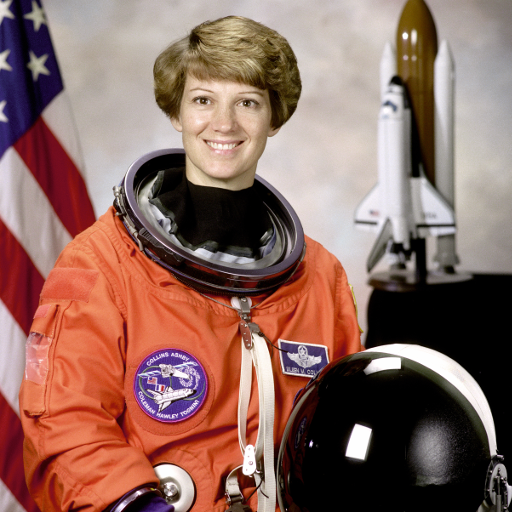
#> input picture skimage.data.astronaut(), 512 x 512 px
$ jupyter execute --allow-errors P5_Mario_Lauren.ipynb   (shell and % lines are left out)   (older library calls are emulated)
#> lines starting #> are read from the running program, lines starting #| are printed output that depends on the picture
<a href="https://colab.research.google.com/github/mario-rot/ComputerVisionCourse-MAI/blob/main/Session%205/P5_Mario_Lauren.ipynb" target="_parent"></a>

# Laboratory #2_2 : Corner detection and ORB

At the end of this laboratory, you would get familiarized with

*   Corner Detection using FAST and Harris Corners
*   ORB feature detectors and descriptors

**Remember this is a graded exercise.**

*   For every plot, make sure you provide appropriate titles, axis labels, legends, wherever applicable.
*   Create reusable functions where ever possible, so that the code could be reused at different places.
*   Mount your drive to access the images.
*   Add sufficient comments and explanations wherever necessary.
---

[cell 1]
# Loading necessary libraries (Feel free to add new libraries if you need for any computation)

import numpy as np
from matplotlib import pyplot as plt
from matplotlib.gridspec import GridSpec
import os
from skimage import color, data, feature, filters, io, transform
from skimage.color import rgb2gray, rgba2rgb
from skimage.io import imread, imread_collection

PATH = 'images/'

[cell 2]
# function to plot images in a grid with a custom layout
# [19 lines left out: function custom_grid, not called in this run]

# Corner Detection

### Exercise: #1

*    Detect the corners in the image starbucks4.jpg. Use corner_fast to extract FAST corners for the given image and corner_peaks to find corners in the corner measure response image.
*   Show the original image, fast corners, peaks overlayed on the original image using matplotlib subplot.

#> (a cell that did not finish here is left out)

[cell 4]
tresholds = [0.01,0.15,0.5]
#> tresholds = [0.01, 0.15, 0.5]

cornerFast_imgs = []

#> (the rest of this cell did not finish here and is left out)

*   Analyze and discuss the effect of changing **'threshold'** in the corner_fast function.

**Solution**

*As seen in the images above, a lower threshold value results in more corner detections, while a higher threshold value results in fewer. Setting a very low threshold value may provide unfavorable results, since there are more detections that may be unwanted.*

...

*   Repeat the exercise by replacing FAST corners with Harris corners.

#> (a cell that did not finish here is left out)

*   Do you find difference between both the techniques? If so, why and what difference do you observe?

**Solution**

*Both methods appear to have the same number of detections within the mermaid, but the fast corner method detects more corners in the text. This makes sense when we consider that Harris examines the image pixel by pixel, whereas FAST examines the pixel along with those within a certain radius around it. Since FAST is taking into account more of the environment, it will detect more corners.*

...

# ORB feature detector and binary descriptor

### Exercise #0: Compute ORB descriptors and find descriptors match

*   Load 'astronaut' image from data module.
*   Convert the image to grayscale.
*   Create a copy of the image and rotate it by 180&deg;

[cell 6]
img1 = color.rgb2gray(data.astronaut())
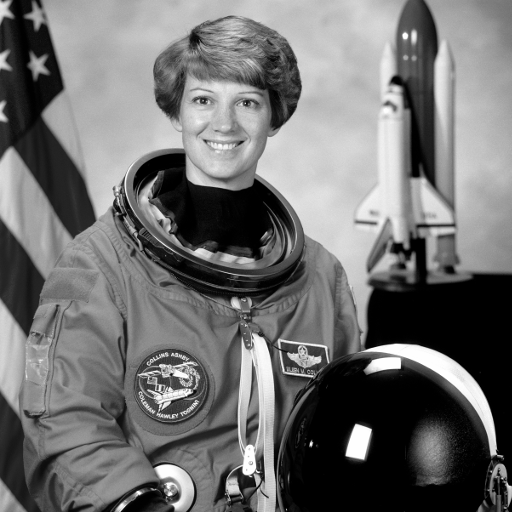
#> img1: shape (512, 512) float64; min 0, max 1, mean 0.442
img2 = transform.rotate(img1, 180)
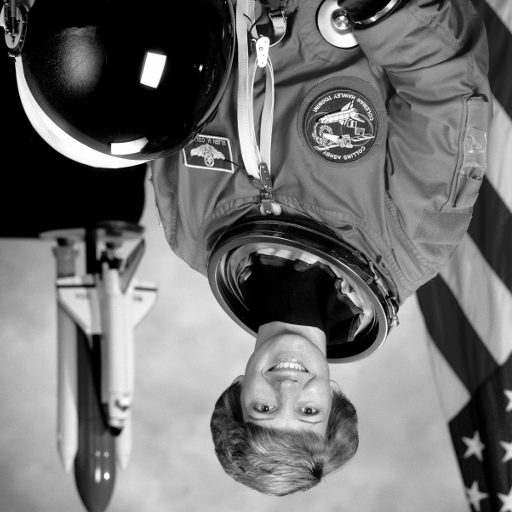
#> img2: shape (512, 512) float64; min 0, max 1, mean 0.442

*   Create an ORB feature detector with default parameters. *Hint: ORB feature detector is available in skimage.feature module.*

[cell 7]
descriptor_extractor = feature.ORB(n_keypoints=200)

*   Extract the keypoints and descriptors using detect_and_extract function for both the images

[cell 8]
descriptor_extractor.detect_and_extract(img1)
keypoints1 = descriptor_extractor.keypoints
descriptors1 = descriptor_extractor.descriptors

descriptor_extractor.detect_and_extract(img2)
keypoints2 = descriptor_extractor.keypoints
descriptors2 = descriptor_extractor.descriptors

*   Descriptors can be matched using match_descriptors function available in skimage.feature module
*   The matches can be plotted using the plot_matches function available in skimage.feature module

[cell 9]
matches12 = feature.match_descriptors(descriptors1, descriptors2, cross_check=True)
#> (the rest of this cell did not finish here and is left out)

[cell 10]
ratios = [.1, .5, .9,5.]

for n,t in enumerate(ratios):
  matches12 = feature.match_descriptors(descriptors1, descriptors2, cross_check=True, max_ratio=t)
  print('max_ratio: ', t, ' -- Matches: ', matches12.shape[0])

### Exercise: #1

*   Analyze and discuss the effect of changing the parameter **'max_ratio'** in the match_descriptors function.

**Solution**

*According to the documentation for the match_descriptors funcntion, max_ratio is designed to become more sensitive to the number of matches returned as the parameter value increases. As seen in the output above, however, changing max_ratio had no effect on the number of matches between the two example images. This is likely due to the 180° rotation, since in the rotation experiment below (Exercise #4), a similar number of matches was found when comparing the original image to itself versus comparing the original image to the one rotated by 180°.*

...

*   What do you infer from **'harris_k'**, **'n_scales'**, **'fast_n'**, **'fast_threshold'** parameters in ORB function?

**Solution**

*The harris_k parameter is intended to distinguish between edges and corners. A smaller value for this parameter will detect sharper corners.*

*The n_scales parameter defines how many different scales will be used for detection.*

*The fast_n parameter defines how many pixels on the circle surrounding the subject pixel should meet the threshold requirements in order for a corner to be detected.*

*The fast_threshold parameter defines a threshold for how dark or light a pixel on the circle surrounding the subject pixel must be in order to be considered. This value is used in conjunction with fast_n.*

...

### Exercise: #2
*   Using the above example, create a function get_ORB, that takes two images as parameters and returns the keypoints of both images and descriptor matches

[cell 11]
# solution
# [12 lines left out: function get_ORB, not called in this run]

[cell 12]
# function to plot images from matches function in a grid with a custom layout
# [37 lines left out: function matches_grid, not called in this run]

*   Using the above function, detect the correspondences between the model image 'starbucks.jpg' with the scene image 'starbucks4.jpg'
*   Plot the matches between the two images.

#> (a cell that did not finish here is left out)

### Exercise: #3

*   Using "starbucks.jpg" image as a model, show its matches to all Starbucks images.
*   Show the number of the matches for the pair as title for each plot.

[cell 14]
# solution
folder_path = PATH + '/starbucks/*'
#> folder_path = 'images//starbucks/*'
collection = imread_collection(folder_path)
#> collection = []

fig, axs = plt.subplots(2,3, figsize = (22,8))

for n, img in enumerate(collection):
  if img.shape[2] == 4:
      img = rgb2gray(rgba2rgb(img))
  else:
      img = rgb2gray(img)
  kp1,kp2,mtch = get_ORB(starbucksgray, img)

  if n < 3:
    feature.plot_matches(axs[0,n%3], starbucksgray, img, kp1,kp2,mtch)
    axs[0,n%3].axis('off')
    axs[0,n%3].set_title('Matches: ' + str(mtch.shape[0]))
  else:
    feature.plot_matches(axs[1,n%3], starbucksgray, img, kp1,kp2,mtch)
    axs[1,n%3].axis('off')
    axs[1,n%3].set_title('Matches: ' + str(mtch.shape[0]))
#> this loop made 0 passes
